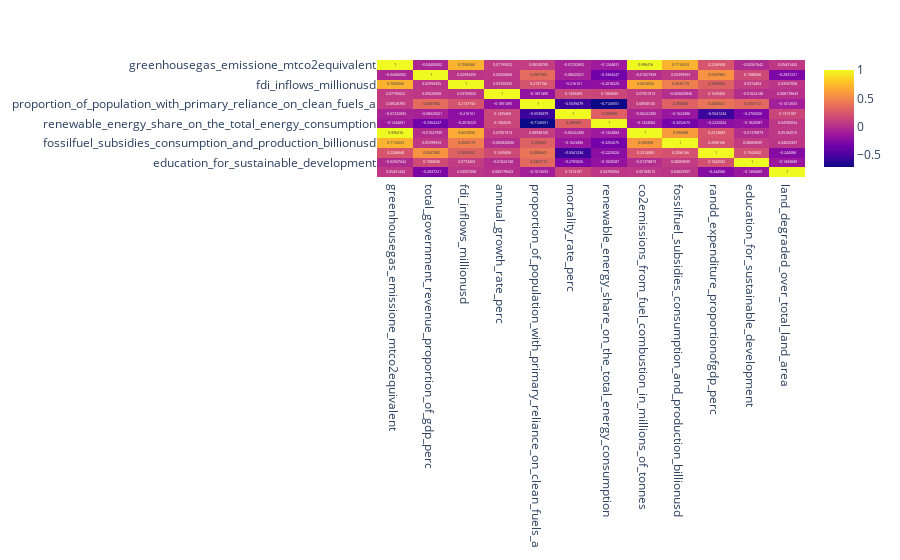

The code cell stored with this chart in its notebook:
### Code cell
import plotly.express as px
corr = latest_values[num_selector].corr()
fig = px.imshow(corr, text_auto=True, aspect='auto')
fig.show()

### Figure 1 — Plotly figure (JSON) as saved in the notebook; plotly's stock layout.template omitted (floating-point values rounded to 4 significant figures; data arrays with more than 128 entries replaced by an {"elided": "..."} marker saying what was removed)
{"data": [{"coloraxis": "coloraxis", "hovertemplate": "x: %{x}<br>y: %{y}<br>color: %{z}<extra></extra>", "name": "0", "texttemplate": "%{z}", "type": "heatmap", "x": ["greenhousegas_emissione_mtco2equivalent", "total_government_revenue_proportion_of_gdp_perc", "fdi_inflows_millionusd", "annual_growth_rate_perc", "proportion_of_population_with_primary_reliance_on_clean_fuels_a", "mortality_rate_perc", "renewable_energy_share_on_the_total_energy_consumption", "co2emissions_from_fuel_combustion_in_millions_of_tonnes", "fossilfuel_subsidies_consumption_and_production_billionusd", "randd_expenditure_proportionofgdp_perc", "education_for_sustainable_development", "land_degraded_over_total_land_area"], "xaxis": "x", "y": ["greenhousegas_emissione_mtco2equivalent", "total_government_revenue_proportion_of_gdp_perc", "fdi_inflows_millionusd", "annual_growth_rate_perc", "proportion_of_population_with_primary_reliance_on_clean_fuels_a", "mortality_rate_perc", "renewable_energy_share_on_the_total_energy_consumption", "co2emissions_from_fuel_combustion_in_millions_of_tonnes", "fossilfuel_subsidies_consumption_and_production_billionusd", "randd_expenditure_proportionofgdp_perc", "education_for_sustainable_development", "land_degraded_over_total_land_area"], "yaxis": "y", "z": {"elided": "12x12 float values"}}], "layout": {"coloraxis": {"colorscale": [[0, "#0d0887"], [0.1111, "#46039f"], [0.2222, "#7201a8"], [0.3333, "#9c179e"], [0.4444, "#bd3786"], [0.5556, "#d8576b"], [0.6667, "#ed7953"], [0.7778, "#fb9f3a"], [0.8889, "#fdca26"], [1, "#f0f921"]]}, "margin": {"t": 60}, "xaxis": {"anchor": "y", "domain": [0, 1]}, "yaxis": {"anchor": "x", "autorange": "reversed", "domain": [0, 1]}}}
